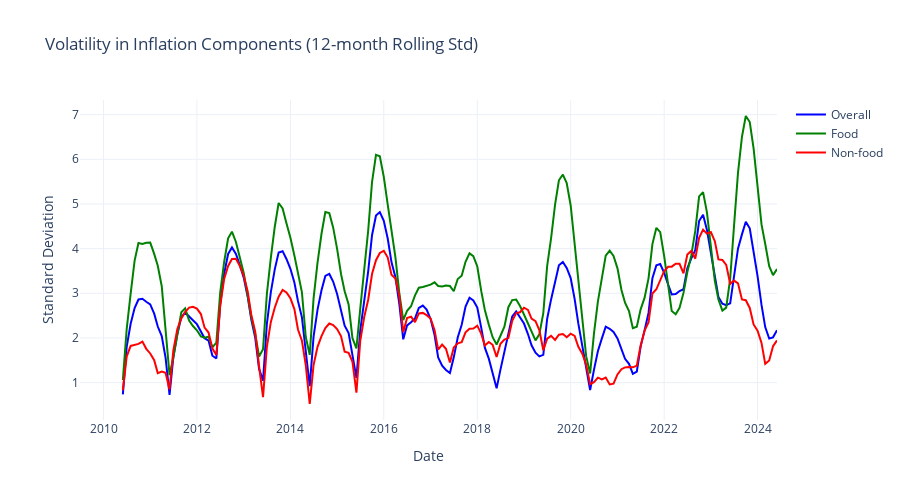

The code cell stored with this chart in its notebook:
### Code cell
# 5. Plot Volatility Analysis
def plot_volatility_analysis():
    """Plot volatility analysis using plotly"""
    # Calculate rolling standard deviation
    rolling_std = pd.DataFrame({
        'Overall': df['overall_index'].rolling(12).std(),
        'Food': df['food_and_beverage'].rolling(12).std(),
        'Non-food': df['non_food_and_services'].rolling(12).std()
    })
    
    fig = go.Figure()
    
    colors = ['blue', 'green', 'red']
    for col, color in zip(rolling_std.columns, colors):
        fig.add_trace(
            go.Scatter(
                x=df.index,
                y=rolling_std[col],
                name=col,
                line=dict(color=color, width=2)
            )
        )
    
    fig.update_layout(
        title="Volatility in Inflation Components (12-month Rolling Std)",
        xaxis_title="Date",
        yaxis_title="Standard Deviation",
        template="plotly_white",
        height=500,
        showlegend=True
    )
    
    fig.show()

plot_volatility_analysis()

### Figure 1 — Plotly figure (JSON) as saved in the notebook; plotly's stock layout.template omitted (floating-point values rounded to 4 significant figures; data arrays with more than 128 entries replaced by an {"elided": "..."} marker saying what was removed)
{"data": [{"line": {"color": "blue", "width": 2}, "name": "Overall", "type": "scatter", "x": {"elided": "180 str values"}, "y": {"elided": "180 float values"}}, {"line": {"color": "green", "width": 2}, "name": "Food", "type": "scatter", "x": {"elided": "180 str values"}, "y": {"elided": "180 float values"}}, {"line": {"color": "red", "width": 2}, "name": "Non-food", "type": "scatter", "x": {"elided": "180 str values"}, "y": {"elided": "180 float values"}}], "layout": {"height": 500, "showlegend": true, "title": {"text": "Volatility in Inflation Components (12-month Rolling Std)"}, "xaxis": {"title": {"text": "Date"}}, "yaxis": {"title": {"text": "Standard Deviation"}}}}
